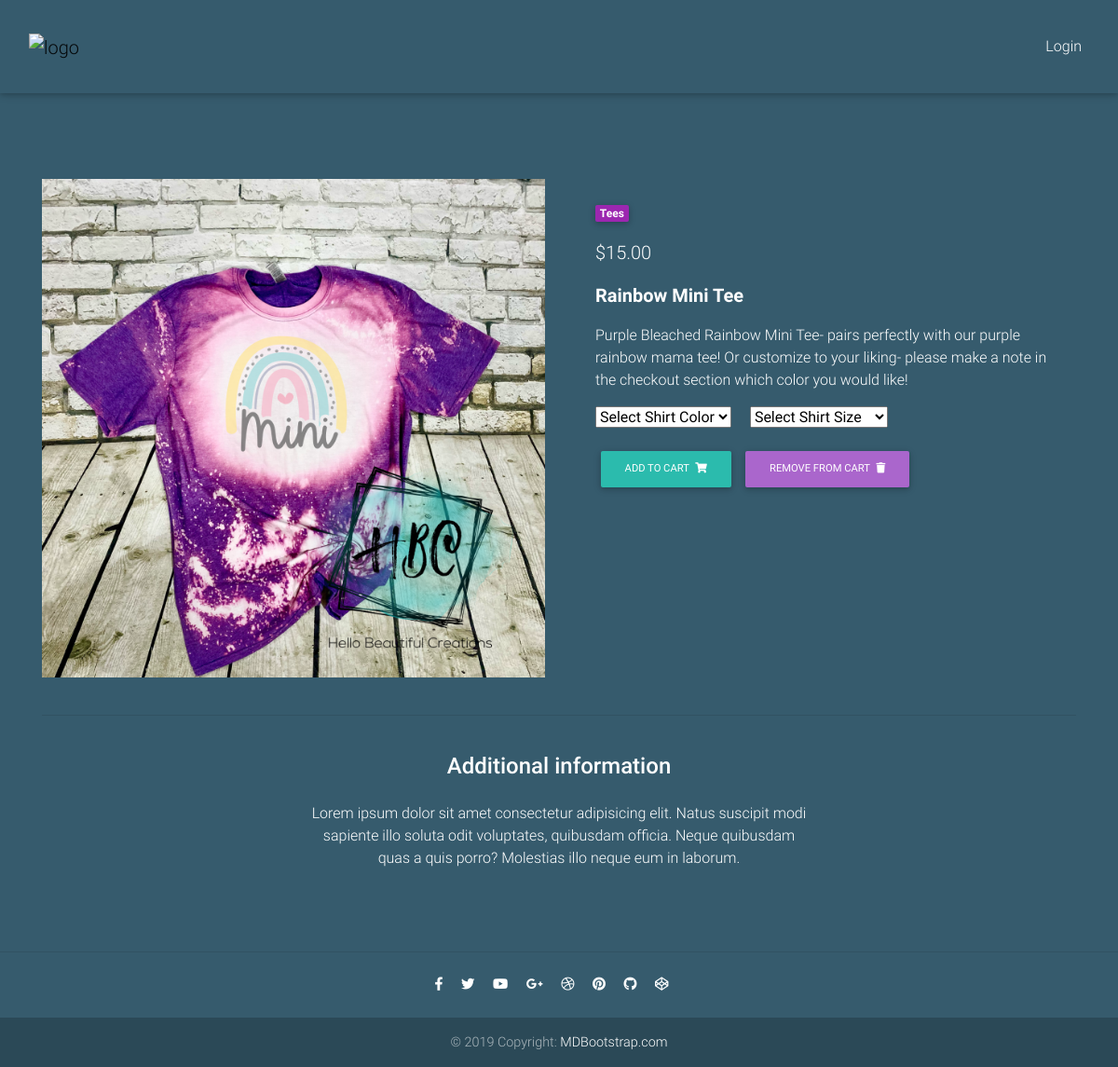
Screenshot of /product/2/ with the database file from the repository.
### hbc_app/models.py (models this page shows, shortened)
class Item(models.Model):
    item_name = models.CharField(max_length= 100)
    price = models.FloatField()
    discount_price = models.FloatField(blank= True, null= True)
    category = models.CharField(choices= CATEGORY, max_length= 3)
    image = models.ImageField(null= True, blank= True)
    description = models.TextField()
    shirt_color = models.CharField(max_length= 50, choices=CHOICES, null= True, blank=True)
    created_at = models.DateTimeField(auto_now_add=True)
    updated_at = models.DateTimeField(auto_now=True)
    def get_add_to_cart_url(self):
        return reverse("hbc_app:add-to-cart", kwargs={
            "pk": self.pk
        })
    def get_remove_from_cart_url(self):
        return reverse("hbc_app:remove-from-cart", kwargs={
            "pk": self.pk
        })

### hbc_app/views.py (the view)
# urls.py: path('product/<pk>/', ProductView.as_view(), name= 'product'),
class ProductView(DetailView):
    model= Item
    template_name= "product.html"

### hbc_app/templates/product.html (shortened to what this page needs)
{% extends 'base.html' %}
{% block content %}
    <main class="mt-5 pt-4">
        <div class="container white-text mt-5">
        <div class="row wow fadeIn">
            <div class="col-md-6 mb-4">
            <img src="{{ item.image.url }}" class="img-fluid" alt="">
            </div>
            <div class="col-md-6 mb-4">
            <div class="p-4">
                <div class="mb-3">
                <a href="">
                    <span class="badge purple mr-1">{{ object.get_category_display }}</span>
                </a>
                </div>
                <p class="lead">
                {% if object.discount_price %}
                <span class="mr-1">
                <del>${{ object.price|floatformat:2 }}</del>
                </span>
                <span>${{ object.discount_price }}</span>
                {% else %}
                <span>${{ item.price|floatformat:2 }}</span>
                {% endif %}
                </p>
                <p class="lead font-weight-bold">{{ object.item_name }}</p>
                <p>{{ object.description }}</p>
                <div class="form-group">
                    <select name="shirt_color_dropdown" class="form-select" aria-label= "Default select example">
                        <option value="-1">Select Shirt Color</option>
                    </select>
                    <select name="size" class="form-select ml-3" aria-label= "Default select example">
                        <option value="-1">Select Shirt Size</option>
                    </select>
                </div>
                <div class="mt-4">
                    <a href="{{ object.get_add_to_cart_url }}" class="btn btn-default btn-md my-0 p" >Add to cart
                        <i class="fas fa-shopping-cart ml-1"></i>
                    </a>
                    <a href="{{ object.get_remove_from_cart_url }}" class="btn btn-secondary btn-md my-0 p" >Remove From cart
                        <i class="fas fa-trash ml-1"></i>
                    </a>
                </div>
            </div>
            </div>
        </div>
        <hr>
        <div class="row d-flex justify-content-center wow fadeIn">
            <div class="col-md-6 text-center">
            <h4 class="my-4 h4">Additional information</h4>
            <p>Lorem ipsum dolor sit amet consectetur adipisicing elit. Natus suscipit modi sapiente illo soluta odit
                voluptates,
                quibusdam officia. Neque quibusdam quas a quis porro? Molestias illo neque eum in laborum.</p>
            </div>
        </div>
        <div class="row wow fadeIn">
            <div class="col-lg-4 col-md-12 mb-4">
            </div>
            <div class="col-lg-4 col-md-6 mb-4">
            </div>
            <div class="col-lg-4 col-md-6 mb-4">
            </div>
        </div>
        </div>
    </main>
{% endblock content %}

### hbc_app/templates/base.html (style rules this page uses)
html, body, header, .carousel { height: 60vh; }

### rows the page displays
Item: image (picture), category "Tees", price "15.00", item_name "Rainbow Mini Tee", description "Purple Bleached Rainbow Mini Tee- pairs perfectly with our purple rainbow mama tee! Or customize to your liking- please make a note in the checkout section which color you would like!"
